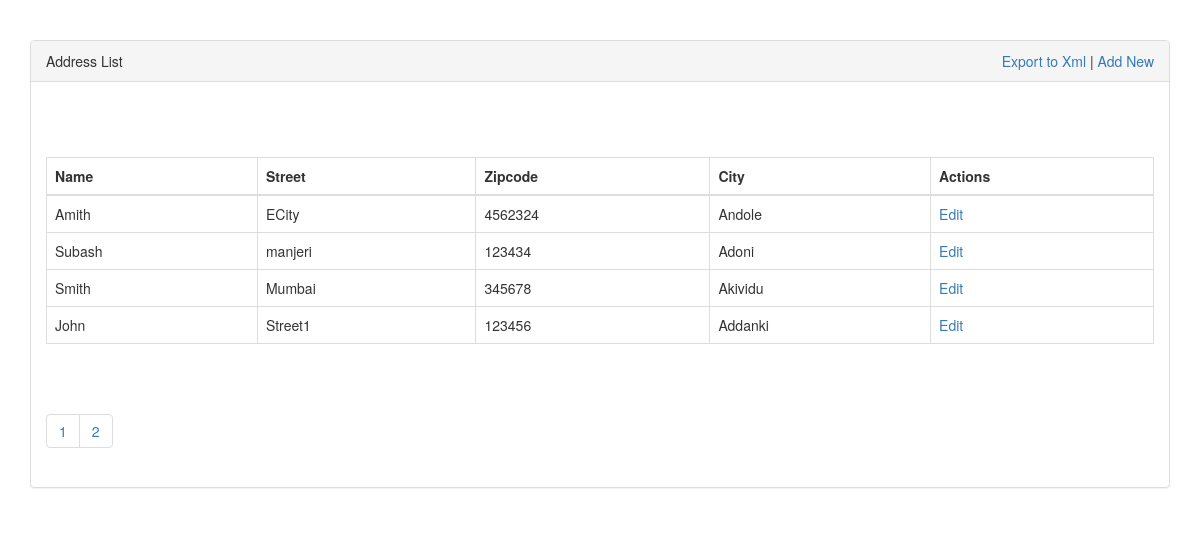
/index.php/address/index/?page=2, run on the app's committed database.
### tables this page shows
CREATE TABLE IF NOT EXISTS `address_book` (
  `id` int(11) NOT NULL AUTO_INCREMENT,
  `fullname` varchar(100) NOT NULL,
  `city` int(11) NOT NULL,
  `street` varchar(100) NOT NULL,
  `zipcode` int(6) NOT NULL,
  PRIMARY KEY (`id`),
  KEY `city` (`city`)
);

CREATE TABLE IF NOT EXISTS `cities` (
  `id` int(11) NOT NULL AUTO_INCREMENT,
  `city_name` varchar(30) NOT NULL,
  PRIMARY KEY (`id`)
);

### src/Subash/Controller/BaseController.php (called while the page is built, shortened)
<?php
class BaseController {
	protected function render($viewFile, $data = array ()) {
		$view = new ViewHelper ();
		if (isset ( $data ['pagination'] )) {
			$pagination = $data ['pagination'];
		}
		require_once 'views/' . $viewFile . '.php';
	}
}

### src/Subash/Controller/Address.php (called while the page is built, shortened)
<?php
class Address extends BaseController {
	private $address;
	public function __construct() {
		$this->address = new AddressBook ();
	}
	public function index($request) {
		$currentPage = 1;
		if (isset ( $request ['page'] )) {
			$currentPage = ( int ) $request ['page'];
		}
		$totalCount = $this->address->getTotalAddress ();
		$perPage = 5;
		$pagination = new Pagination ( $perPage, $totalCount, $currentPage );
		$start = $pagination->getStartPoint ();
		$data ['address_list'] = $this->address->getAddresses ( $start, $perPage );
		$data ['pagination'] = $pagination;
		$this->render ( 'list', $data );
	}
}

### index.php (called while the page is built, shortened)
<?php
$base_url = $_SERVER ['SERVER_NAME'] . $_SERVER ['REQUEST_URI'];
$indexPosition = strpos ( $base_url, 'index.php' );
$controller = null;
if ($indexPosition === false) {
	$controller = new Address ();
	$method = "index";
} else {
	$base_url = substr ( $base_url, $indexPosition );
	$base_url = str_replace ( "index.php/", "", $base_url );
	$componets = explode ( "/", $base_url );
	$method = strtolower ( $componets [1] );
	$controller = new $controllerName ();
}
$requestMethod = $_SERVER ['REQUEST_METHOD'];
$data = array ();
if ($requestMethod == 'GET') {
	$data = $_GET;
}
$controller->$method ( $data );

### src/Subash/Common/ViewHelper.php (called while the page is built, shortened)
<?php
class ViewHelper {
	private $iniValues;
	public function __construct() {
		$this->iniValues = parse_ini_file ( __DIR__ . "/../../../config/config.ini", true );
	}
	public function getIniValues() {
		return $this->iniValues;
	}
	public function getSiteUrl() {
		return $this->iniValues ['site_url'];
	}
}

### src/Subash/Models/Database.php (called while the page is built, shortened)
<?php
class Database {
	private $link;
	public function __construct() {
		$view = new ViewHelper ();
		try {
			$iniValues = $view->getIniValues ();
			$this->link = new \PDO ( "mysql:host=" . $iniValues ['db.host'] . ";dbname=" . $iniValues ['db.name'], $iniValues ['db.user'], $iniValues ['db.password'] );
			$this->link->setAttribute ( \PDO::ATTR_ERRMODE, \PDO::ERRMODE_EXCEPTION );
		} catch ( \PDOException $e ) {
			echo "Connection failed: " . $e->getMessage ();
			exit ();
		}
	}
	public function preparedExecute($query) {
		$sth = $this->link->prepare ( $query );
		$sth->execute ();
		$result = $sth->fetchAll ( \PDO::FETCH_ASSOC );
		return $result;
	}
}

### src/Subash/Models/AddressBook.php (called while the page is built, shortened)
<?php
class AddressBook extends Database {
	public function getAddresses($start, $limit) {
		$query = "SELECT a.id,a.fullname,a.street,a.zipcode,c.city_name FROM address_book a LEFT JOIN cities c ON a.city = c.id order by id desc LIMIT $start,$limit ";
		$result = $this->preparedExecute ( $query );
		return $result;
	}
	public function getTotalAddress() {
		$query = "SELECT count(id) as totalCount from address_book";
		$result = $this->preparedExecute ( $query );
		return $result [0] ['totalCount'];
	}
}

### src/Subash/Common/Pagination.php (called while the page is built, shortened)
<?php
class Pagination {
	private $totalRecordCount;
	private $perPageRecordCount;
	public function __construct($perPageRecordCount, $totalRecordCount, $currentPageNo = 1) {
		$this->perPageRecordCount = $perPageRecordCount;
		$this->totalRecordCount = $totalRecordCount;
	}
	public function getTotalPages() {
		return ceil ( $this->totalRecordCount / $this->perPageRecordCount );
	}
}

### views/list.php (the view, shortened to what this page needs)
<?php require_once 'header.php'?>
<div class="panel panel-default">
	<div class="panel-heading">
		Address List<span style="float: right"><a
			href="<?php echo $view->getSiteUrl().'index.php/address/xml'?>"
			target="__blank">Export to Xml</a> |
			<a
			href="<?php echo $view->getSiteUrl().'index.php/address/add'?>"
			>Add New</a>
			  </span>
	</div>
	<div class="panel-body">
</div>
	<div class="panel-body">
      </div>
	<div class="panel-body">
		<table class="table table-bordered">
			<thead>
				<tr>
					<th>Name</th>
					<th>Street</th>
					<th>Zipcode</th>
					<th>City</th>
					<th>Actions</th>
				</tr>
			</thead>
			<tbody>
     <?php
					if (count ( $data ['address_list'] ) > 0) {
						foreach ( $data ['address_list'] as $ad ) {
							echo "<tr>";
							echo "<td>";
							echo $ad ['fullname'];
							echo "</td>";
							echo "<td>";
							echo $ad ['street'];
							echo "</td>";
							echo "<td>";
							echo $ad ['zipcode'];
							echo "</td>";
							echo "<td>";
							echo $ad ['city_name'];
							echo "</td>";
							echo "<td>";
							echo "<a href='" . $view->getSiteUrl () . "index.php/address/edit/?id=" . $ad ['id'] . "'>Edit</a>";
							echo "</td>";
							echo "</tr>";
						}
					}
					?>
    </tbody>
		</table>
	</div>
	<div class="panel-body">
      <?php
						if ($pagination) {
							echo '<ul class="pagination">';
							for($p = 1; $p <= $pagination->getTotalPages (); $p ++) {
								echo '<li><a href="' . $view->getSiteUrl () . 'index.php/address/index/?page=' . $p . '">' . $p . '</a></li>';
							}
							echo '</ul>';
						}
						?>
      </div>
</div>
<?php require_once 'footer.php' ?>

### data on the page
address_book: fullname "Amith", street "ECity", zipcode "4562324", city.city_name "Andole"
address_book: fullname "Subash", street "manjeri", zipcode "123434", city.city_name "Adoni"
address_book: fullname "Smith", street "Mumbai", zipcode "345678", city.city_name "Akividu"
address_book: fullname "John", street "Street1", zipcode "123456", city.city_name "Addanki"
